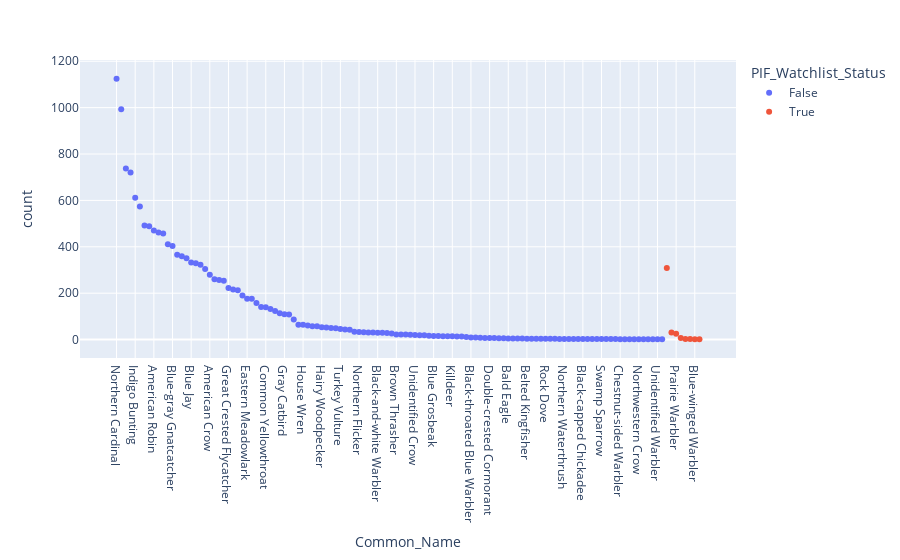

The code cell stored with this chart in its notebook:
### Code cell
# Conservation Insights
import plotly.express as px

px.scatter(conserv,x='Common_Name',y='count',color='PIF_Watchlist_Status')

### Figure 1 — Plotly figure (JSON) as saved in the notebook; plotly's stock layout.template omitted (floating-point values rounded to 4 significant figures)
{"data": [{"hovertemplate": "PIF_Watchlist_Status=False<br>Common_Name=%{x}<br>count=%{y}<extra></extra>", "legendgroup": "False", "marker": {"color": "#636efa", "symbol": "circle"}, "mode": "markers", "name": "False", "orientation": "v", "showlegend": true, "type": "scatter", "x": ["Northern Cardinal", "Carolina Wren", "Red-eyed Vireo", "Eastern Tufted Titmouse", "Indigo Bunting", "Eastern Wood-Pewee", "Field Sparrow", "Red-bellied Woodpecker", "American Robin", "Acadian Flycatcher", "American Goldfinch", "Chipping Sparrow", "Blue-gray Gnatcatcher", "Carolina Chickadee", "Mourning Dove", "Grasshopper Sparrow", "Blue Jay", "Brown-headed Cowbird", "Red-winged Blackbird", "Ovenbird", "American Crow", "Downy Woodpecker", "Eastern Towhee", "Song Sparrow", "Great Crested Flycatcher", "Scarlet Tanager", "White-breasted Nuthatch", "Eastern Bluebird", "Eastern Meadowlark", "Yellow-billed Cuckoo", "Common Grackle", "Northern Mockingbird", "Common Yellowthroat", "Barn Swallow", "Northern Parula", "Cedar Waxwing", "Gray Catbird", "Pileated Woodpecker", "European Starling", "Hooded Warbler", "House Wren", "Baltimore Oriole", "Warbling Vireo", "Yellow-throated Vireo", "Hairy Woodpecker", "Eastern Kingbird", "Pine Warbler", "Tree Swallow", "Turkey Vulture", "Louisiana Waterthrush", "Fish Crow", "Unidentified Chickadee", "Northern Flicker", "American Redstart", "Eastern Phoebe", "Red-shouldered Hawk", "Black-and-white Warbler", "Blackpoll Warbler", "House Finch", "Chimney Swift", "Brown Thrasher", "Canada Goose", "Northern Rough-winged Swallow", "Swainson's Thrush", "Unidentified Crow", "Horned Lark", "Yellow Warbler", "Orchard Oriole", "Blue Grosbeak", "Wild Turkey", "Great Blue Heron", "House Sparrow", "Killdeer", "Barred Owl", "White-eyed Vireo", "Veery", "Black-throated Blue Warbler", "Yellow-breasted Chat", "Red-tailed Hawk", "American Kestrel", "Double-crested Cormorant", "Osprey", "Bobolink", "Cape May Warbler", "Bald Eagle", "Bay-breasted Warbler", "Purple Martin", "Unidentified Swallow", "Belted Kingfisher", "Black Vulture", "Black-throated Green Warbler", "Mallard", "Rock Dove", "Summer Tanager", "Wood Duck", "Magnolia Warbler", "Northern Waterthrush", "Ruby-throated Hummingbird", "Yellow-rumped Warbler", "Yellow-throated Warbler", "Black-capped Chickadee", "Cooper's Hawk", "Dark-eyed Junco", "Green Heron", "Swamp Sparrow", "Unidentified Flycatcher", "Unidentified Woodpecker", "Vesper Sparrow", "Chestnut-sided Warbler", "Chinese Pond-Heron", "Least Flycatcher", "Nashville Warbler", "Northwestern Crow", "Peregrine Falcon", "Savannah Sparrow", "Tennessee Warbler", "Unidentified Warbler", "White-throated Sparrow"], "xaxis": "x", "y": [1125, 993, 738, 720, 611, 574, 492, 489, 470, 462, 457, 411, 404, 366, 359, 351, 332, 329, 323, 304, 279, 260, 257, 254, 222, 216, 213, 190, 176, 176, 158, 141, 139, 132, 123, 113, 109, 108, 87, 64, 64, 61, 58, 58, 53, 52, 50, 49, 46, 43, 42, 34, 33, 32, 31, 30, 29, 29, 28, 26, 22, 22, 22, 21, 20, 19, 19, 17, 15, 15, 14, 14, 14, 13, 13, 11, 9, 9, 8, 7, 7, 7, 6, 6, 5, 5, 5, 5, 4, 4, 4, 4, 4, 4, 4, 3, 3, 3, 3, 3, 2, 2, 2, 2, 2, 2, 2, 2, 1, 1, 1, 1, 1, 1, 1, 1, 1, 1], "yaxis": "y"}, {"hovertemplate": "PIF_Watchlist_Status=True<br>Common_Name=%{x}<br>count=%{y}<extra></extra>", "legendgroup": "True", "marker": {"color": "#EF553B", "symbol": "circle"}, "mode": "markers", "name": "True", "orientation": "v", "showlegend": true, "type": "scatter", "x": ["Wood Thrush", "Worm-eating Warbler", "Prairie Warbler", "Cerulean Warbler", "Kentucky Warbler", "Willow Flycatcher", "Blue-winged Warbler", "Red-headed Woodpecker"], "xaxis": "x", "y": [309, 31, 25, 7, 2, 2, 1, 1], "yaxis": "y"}], "layout": {"legend": {"title": {"text": "PIF_Watchlist_Status"}, "tracegroupgap": 0}, "margin": {"t": 60}, "xaxis": {"anchor": "y", "domain": [0, 1], "title": {"text": "Common_Name"}}, "yaxis": {"anchor": "x", "domain": [0, 1], "title": {"text": "count"}}}}
